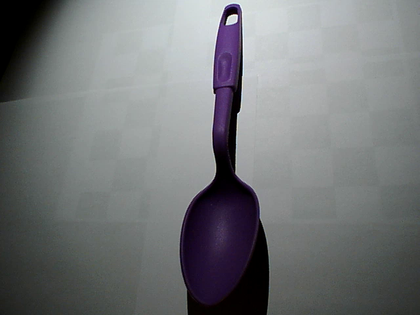
%> input picture code/sample/frames/frame1.png, 420 x 315 px, shrunk from 640 x 480 before the run; its folder holds 2 pictures in this run
$ octave processVideo.m   (GNU Octave 9; MATLAB toolbox functions it lacks are replaced by stand-ins)
%> lines starting %> are read from the running program, lines starting %| are printed output that depends on the picture; in (x1, y1, x2, y2) boxes, pixels count from 0 and x2, y2 are one past the last pixel; in counts of white or black regions, pixels touching at a corner belong together; the program's own positions count from 1
### code/crossing.m
function [ind,t0,s0] = crossing(S,t,level,imeth)
% CROSSING find the crossings of a given level of a signal
%   ind = CROSSING(S) returns an index vector ind, the signal
%   S crosses zero at ind or at between ind and ind+1
%   [ind,t0] = CROSSING(S,t) additionally returns a time
%   vector t0 of the zero crossings of the signal S. The crossing
%   times are linearly interpolated between the given times t
%   [ind,t0] = CROSSING(S,t,level) returns the crossings of the
%   given level instead of the zero crossings
%   ind = CROSSING(S,[],level) as above but without time interpolation
%   [ind,t0] = CROSSING(S,t,level,par) allows additional parameters
%   par = {'none'|'linear'}.
%	With interpolation turned off (par = 'none') this function always
%	returns the value left of the zero (the data point thats nearest
%   to the zero AND smaller than the zero crossing).
%
%	[ind,t0,s0] = ... also returns the data vector corresponding to
%	the t0 values.
%
%	[ind,t0,s0,t0close,s0close] additionally returns the data points
%	closest to a zero crossing in the arrays t0close and s0close.
%
%	This version has been revised incorporating the good and valuable
%	bugfixes given by users on Matlabcentral. Special thanks to
%	Howard Fishman, Christian Rothleitner, Jonathan Kellogg, and
%	Zach Lewis for their input.

% Steffen Brueckner, 2002-09-25
% Steffen Brueckner, 2007-08-27		revised version

% Copyright (c) Steffen Brueckner, 2002-2007
% brueckner@sbrs.net

% check the number of input arguments
error(nargchk(1,4,nargin));

% check the time vector input for consistency
if nargin < 2 || isempty(t)
	% if no time vector is given, use the index vector as time
    t = 1:length(S);
elseif length(t) ~= length(S)
	% if S and t are not of the same length, throw an error
    error('t and S must be of identical length!');
end

% check the level input
if nargin < 3
	% set standard value 0, if level is not given
    level = 0;
end

% check interpolation method input
if nargin < 4
    imeth = 'linear';
end

% make row vectors
t = t(:)';
S = S(:)';

% always search for zeros. So if we want the crossing of
% any other threshold value "level", we subtract it from
% the values and search for zeros.
S   = S - level;

% first look for exact zeros
ind0 = find( S == 0 );

% then look for zero crossings between data points
S1 = S(1:end-1) .* S(2:end);
ind1 = find( S1 < 0 );

% bring exact zeros and "in-between" zeros together
ind = sort([ind0 ind1]);

% and pick the associated time values
t0 = t(ind);
s0 = S(ind);

if strcmp(imeth,'linear')
    % linear interpolation of crossing
    for ii=1:length(t0)
        if abs(S(ind(ii))) > eps(S(ind(ii)))
            % interpolate only when data point is not already zero
            NUM = (t(ind(ii)+1) - t(ind(ii)));
            DEN = (S(ind(ii)+1) - S(ind(ii)));
            DELTA =  NUM / DEN;
            t0(ii) = t0(ii) - S(ind(ii)) * DELTA;
            % I'm a bad person, so I simply set the value to zero
            % instead of calculating the perfect number ;)
            s0(ii) = 0;
        end
    end
end

% Addition:
% Some people like to get the data points closest to the zero crossing,
% so we return these as well

%[CC,II] = min(abs([S(ind-1) ; S(ind) ; S(ind+1)]),[],1);
%ind2 = ind + (II-2); %update indices

%t0close = t(ind2);
%s0close = S(ind2);

### code/shadowEdges.m
function [shadowP1, shadowP2, otherPoints] = shadowEdges(ims, imsbkg, shadowWidth, col1, col2, upperCrop, bottomCrop, otherptsflag)

%figure
%imshow(ims)

col12 = [col1 col2];

otherPoints = ones(3,col2-col1-1);

if size(ims,3) == 3
    ims = rgb2gray(ims);
end

if size(imsbkg,3) == 3
    imsbkg = rgb2gray(imsbkg);
end

% Substract background
deltaims = double(imsbkg)-double(ims);
%figure
%subplot(121)
%imshow(deltaims,[])

% Get binary image using threshold
threshims = deltaims<80;
threshims(1:upperCrop,:) = 1;
threshims(bottomCrop:end,:) = 1;
%subplot(122)
%imshow(threshims)

shadowPts=[];

if (otherptsflag==1)
    range = col1:col2;
else
    range = col1:col2;
end

for i=1:length(range)
    col = range(i);
    % Get rough shadow position using binary image
    colvec = threshims(:,col);

    [idx]=find(colvec==0);
    row = max(idx); % rough shadow position

    % Get shadow profile around rough shadow position
    rowsh = row-floor(shadowWidth/2);
    shadowProfile = ims(max(rowsh-shadowWidth,1):min(rowsh+shadowWidth,size(ims,1)),col);

    % Find refined shadow position
    maxVal = max(shadowProfile);
    minVal = min(shadowProfile);
    zeroCrossing = double(maxVal-minVal)/2;
    shiftedProfile = double(shadowProfile)-zeroCrossing;
    %figure
    %plot(shiftedProfile,'.')

    [ind, pos] = crossing(shiftedProfile,max(rowsh-shadowWidth,1):min(rowsh+shadowWidth,size(ims,1)));
    if numel(pos)==2
        row = pos(2);

        shadowPts = [shadowPts [col;row;1]];
    end
end

if length(shadowPts>2)

shadowP1=shadowPts(:,1);
shadowP2=shadowPts(:,end);
otherPoints = shadowPts(:,2:end-1);

else

    shadowP1 = [];
    shadowP2 = [];
    otherPoints = [];
end

### code/processVideo.m
 %% Load images
display('loading images');
global wkdir col1 col2 rowCrop1 rowCrop2 H R K lpos camO points3d;
files = dir(strcat(wkdir,'/frames/*.png'));

N = length(files);

im = rgb2gray(imread(strcat('./',wkdir,'/frames/frame1.png')));
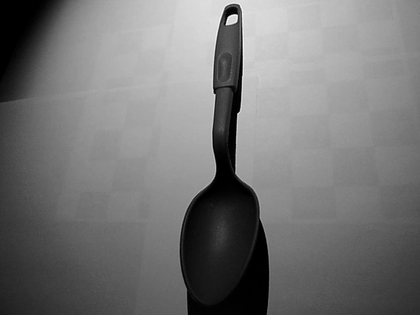
%> im: size 315x420 uint8; min 0, max 255, mean 117.1

[m,n]=size(im);
%> m = 315; n = 420

frames=zeros(m,n,N);

for i=1:N
    im =rgb2gray(imread(strcat('./',wkdir,'/frames/',strcat('frame',num2str(i),'.png'))));
    frames(:,:,i) =  im;
end
%> pass 2 of the loop `for i=1:N`:
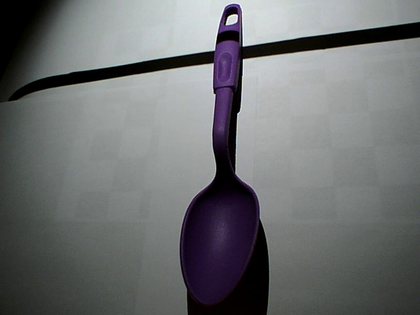
%> input picture code/sample/frames/frame2.png, 420 x 315 px, shrunk from 640 x 480 before the run
%> `im =rgb2gray(imread(strcat('./',wkdir,'/frames/',strcat('frame',num2st..`:
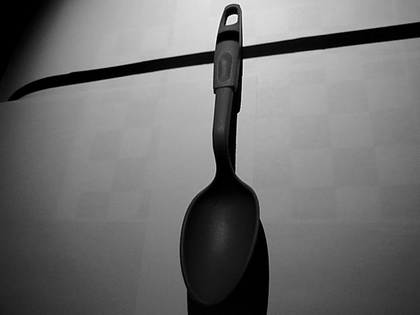
%> im: size 315x420 uint8; min 0, max 255, mean 110.9

%% Process every frame

points3d = [];

display('working very hard to process all frames');

imsbkg = rgb2gray(imread(strcat('./',wkdir,'/frames/frame1.png')));
h = waitbar(0,'Triangulating...');

% Estimate shadow width
midFrame = frames(:,:,floor(N*2/3));
%figure
%imshow(midFrame,[])
shadowVec = midFrame(rowCrop1:rowCrop2,col1);
%> shadowVec = []
%figure
%plot(shadowVec);
shadowLevel = (max(shadowVec)-min(shadowVec))/2 + min(shadowVec);
%> shadowLevel = []
[ind] = crossing(shadowVec-shadowLevel);
%> ind = []

if (length(ind)==2)
    shadowWidth = ind(2)-ind(1);
    display(strcat('shadow width: ', num2str(shadowWidth)));
else
    shadowWidth = ceil(m/10); % default value
%> shadowWidth = 32
    display('shadow width not detected, using default value');
end

if shadowWidth>m/4
    shadowWidth = ceil(m/10); % default value
    display('shadow width not detected, using default value');
end

for i = 2:N
    waitbar(i/N, h, 'Triangulating...');

   % Compute shadow plane PI
    %ims = imread('../theframe.jpg');

    theims = double(imsbkg) - double(frames(:,:,i));
    %theims = medfilt2(double(rgb2gray(imsbkg))) - medfilt2(double(rgb2gray(frames(:,:,i))));
    %theims = frames(:,:,i)-frames{i-1};

    %[shadowP1, shadowP2, otherPoints] = theShadowEdge(theims, col1, col2, rowCrop1, rowCrop2);
    [shadowP1, shadowP2, otherPoints] = shadowEdges(frames(:,:,i), imsbkg, shadowWidth, col1, col2, rowCrop1, rowCrop2,1);

    if (isempty(shadowP1)==1 || isempty(shadowP2)==1) % check if shadow exists in this frame
        continue
    end


    shadowP1_w = pinv(H)*shadowP1;
    shadowP1_w = shadowP1_w./shadowP1_w(end);
    shadowP2_w = pinv(H)*shadowP2;
    shadowP2_w = shadowP2_w./shadowP2_w(end);
    shadowP1_w(3) = 0; shadowP2_w(3) = 0;

    % 3 points of THE SHADOW plane retrieved so far
    % lpos, shadowP1_w and shadowP2_w
    vecLSP1 = shadowP1_w - lpos; % vector from light to shadow point 1
    vecLSP2 = shadowP2_w - lpos; % vector from light to shadow point 2
    normal2Pi = cross(vecLSP1, vecLSP2);
    normal2Pi = normal2Pi/norm(normal2Pi);


    for j = 1:size(otherPoints,2)
        dirvec_w = getdirectionVector(otherPoints(:,j), K, R);
        A = [];
        b = [];
        answer_w = [];
        % Add the two eqs corresponding to projection ray
        p1 = camO;
        abc = dirvec_w;
        A(1,:) = [1/abc(1) -1/abc(2) 0];
        A(2,:) = [1/abc(1)  0 -1/abc(3)];

        b(1) = [1/abc(1)*p1(1) - 1/abc(2)*p1(2)];
        b(2) = [1/abc(1)*p1(1) - 1/abc(3)*p1(3)];

        % Add the PI eq

        A(3,:) = [normal2Pi(1) normal2Pi(2) normal2Pi(3)];
        b(3) = normal2Pi'*lpos;

        b = b';

        answer_w = A\b;
        %set(0, 'currentfigure', goodplot3d);
        %plot3(answer_w(1), answer_w(2),answer_w(3),'.k');

        points3d = [points3d, answer_w];
    end
end
%> this loop made 1 pass
%> pass 1, `theims = double(imsbkg) - double(frames(:,:,i));`:
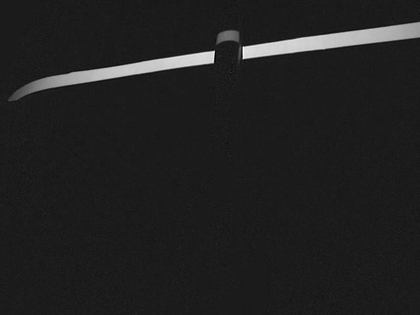
%> theims: size 315x420 double; min -28, max 233, mean 6.2; drawn with min black and max white
%> pass 1, in shadowEdges, `threshims = deltaims<80;`:
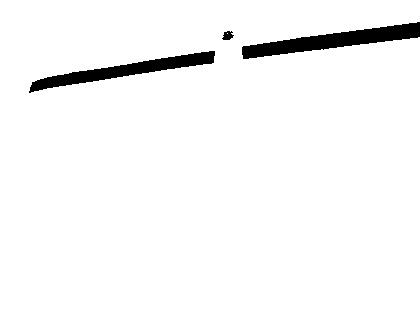
%> threshims: size 315x420 logical; 96.4% white; 3 black regions, box (x1, y1, x2, y2) and area: (242, 22, 420, 59) 2523, (29, 51, 215, 93) 2147, (222, 31, 234, 40) 73

% [31 lines of commented-out code are left out]
